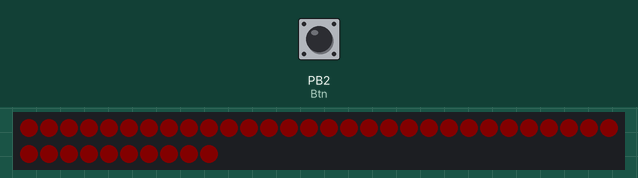
Bench run of a program on a simulated ATtiny85, built with avr-gcc and emulated at 16 MHz. On the bench: 40 RGB LEDs in strip order, left to right, continuing on the next row. Wiring (inferred from the names in the program): WS2812 LEDs: data PB1. The test bench sets the inputs (shaded band); at power-on: PB2 (Btn) HIGH. Dim RGB values are drawn brighter than linear; random numbers use the default seed unless the program sets one; EEPROM starts erased.

Above: at 1.2 s.
1.3 s: PB2 (Btn) pulled LOW for 0.15 s
4.4 s: PB2 (Btn) pulled LOW for 1 s
At 4.52 s:
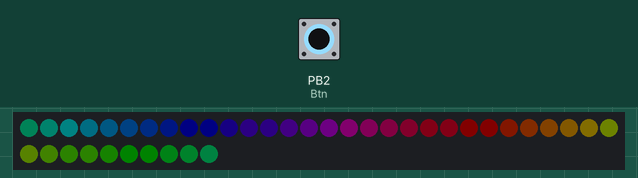
8.4 s: PB2 (Btn) pulled LOW for 0.15 s
At 8.53 s:
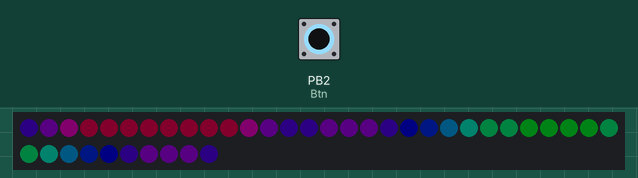
At 9.0 s:
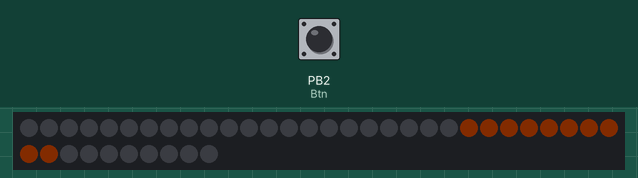
Timing chart, 0 to 11.4 s (numbered marks = the images above; inputs shaded):
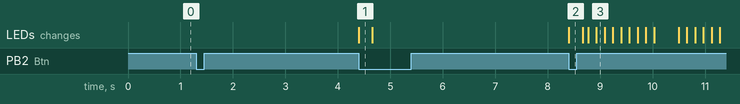

The program:

main.cpp
```cpp
/*
 * Attiny85_WS2812B.cpp
 *
 * Created: 3/14/2019 19:10:20
 * Author : Reed
 * This example is configured for a Attiny85 at 16MHz
 * Fuses burned to 0xF1, 0xD7, 0xFE. Phase Lock Loop Clock, 64ms startup / reset.
 * Fuses above need to be updated...
 */

#define F_CPU 16000000UL
#include <util/delay.h>
#include <avr/io.h>
#include <stdlib.h>
#include <avr/interrupt.h>
#include "light_ws2812.h"
#include "light_ws2812.c"


#define MAXPIX 40 //Amount of LEDs
#define HUELISTLENGTH 9 //length of uint8_t colorHueList[]

static uint8_t colorIndex = 0;
uint8_t colorHueList[] = {0, 21, 42, 85, 128, 171, 213, 234, 255}; //Specific Hue value used in colorList
cHSV colorList[HUELISTLENGTH];

cHSV leds_next[MAXPIX]; //HSV Color space. Will be converted to RGB before being output.
cRGB leds_out[MAXPIX]; //Create memory space for bytes that get written to WS2812B.
//cHSV last_leds[MAXPIX]; //This was created to fix a bug... Waste of 120 bytes...

uint8_t brightnessIndex = 0;
uint8_t brightnessList[] = {40, 30, 20, 10, 5, 2, 1};
uint8_t BRIGHTNESS_DEVISOR = 0; //inverse of brightness

uint8_t mode = 0;
uint8_t coolDown = 0;

uint8_t zoneMap[] = {6,7,8,9,9,9,9,9,9,9,9,8,7,6,6,7,7,7,6,5,4,3,2,1,1,0,0,0,0,1,1,2,3,4,5,6,7,7,7,6};
cHSV zoneColor[10];

uint8_t randSaturation, randHue, randBrightness, randPosition;
cHSV inceasingHue, tempColor, tempHSV;
cRGB tempRGB;

uint8_t k = 0; //Control selection
uint8_t bottom2top_ZonePattern[] = {0,1,2,3,4,5,6,7,8,9,9,9,8,7,6,5,4,3,2,1};
uint8_t m = 0; //used
uint8_t c = 0; //used in mode 3
uint8_t d = 0; //used in mode 3


void write_WS2812B_data(cHSV *HSVColorData){
	cHSV tempData;
	for(uint8_t i = 0; i < MAXPIX; i++)
	{
		tempData = HSVColorData[i];
		tempData.v /= BRIGHTNESS_DEVISOR;

		leds_out[i] = HSV2RGB(tempData);
	}
	ws2812_sendarray((uint8_t *)leds_out,MAXPIX*3);
}

void setup_Hue_Table(void){
	for(uint8_t i = 0; i < HUELISTLENGTH; i++)
	{
		colorList[i].h = colorHueList[i];
		colorList[i].s = 255;
		colorList[i].v = 255;
	}
	colorList[8].s = 0;
	for (uint8_t i = 0; i < 10; i++)
	{
		zoneColor[i].s = 255;
		zoneColor[i].v = 255;
	}

}

void EEPROM_write(uint8_t uiAddress, uint8_t ucData) //Stolen from https://stackoverflow.com/questions/4412111/avr-eeprom-read-write
{
	while(EECR & (1<<EEPE));    /* Wait for completion of previous write */
	EEARH = 0x00;
	EEARL = uiAddress;
	EEDR = ucData;
	cli();
	EECR |= (1<<EEMPE);     /* Write logical one to EEMPE */
	EECR |= (1<<EEPE);      /* Start eeprom write by setting EEPE */
	sei();
}
unsigned char EEPROM_read(uint8_t uiAddress) //Stolen from https://stackoverflow.com/questions/4412111/avr-eeprom-read-write
{
	while(EECR & (1<<EEPE)); /* Wait for completion of previous write */

	EEARH = (uiAddress>>8);  /* Set up address register */
	EEARL = uiAddress;

	EECR |= (1<<EERE);       /* Start eeprom read by writing EERE */

	return EEDR;             /* Return data from Data Register */
}

//Button Press Interrupt
ISR(PCINT0_vect)
{

	if (coolDown == 0)
	{
		coolDown = 50;
		if ((PINB&(1<<PB2)) == 0)
		{
			_delay_ms(250);
			if (!((PINB&(1<<PB2)) == 0))
			{
				mode++;
				if (mode > 4){ //Max mode options
					mode = 0;
				}

				EEPROM_write(0x06,mode);
			}
			else{
				if ((PINB&(1<<PB2)) == 0)
				{
					colorIndex++;
					if (colorIndex > HUELISTLENGTH)
					{
						colorIndex = 0;
					}
					EEPROM_write(0x05,colorIndex);
				}
				while ((PINB&(1<<PB2)) == 0)
				{
					_delay_us(100);
					tempHSV.h = colorHueList[colorIndex];
					tempHSV.s = 255;
					if (colorIndex == HUELISTLENGTH-1)
					{
						tempHSV.s = 0;
					}
					if (colorIndex == HUELISTLENGTH)
					{
						tempHSV.h = inceasingHue.h;
					}
					tempHSV.v = 255.0/BRIGHTNESS_DEVISOR;

					tempRGB = HSV2RGB(tempHSV);

					inceasingHue.h++;
					for (uint8_t i = 0; i<MAXPIX; i++)
					{
						leds_out[i] = tempRGB;
					}
					ws2812_sendarray((uint8_t *)leds_out,MAXPIX*3);
				}
				_delay_ms(50);
			}
		}
	}
}

void fade2Black(uint8_t fadeAmount){
	for (uint8_t i = 0; i < MAXPIX; i++)
	{
		if ((leds_next[i].v - fadeAmount)> 0)
		{
			leds_next[i].v -= fadeAmount;
		}
		else
		{
			leds_next[i].v = 0;
		}
	}
}


void mode_0(void){
	tempColor = colorList[colorIndex];
	if (colorIndex == HUELISTLENGTH)
	{
		tempColor = inceasingHue;
	}

	for (uint8_t i = 0; i <MAXPIX; i++)
	{
		leds_next[i] = tempColor;
	}

	_delay_ms(1);
	write_WS2812B_data(leds_next);
}
void mode_1(void){
	for (uint8_t i = 0; i < MAXPIX; i++){
		tempColor = inceasingHue;
		tempColor.h = tempColor.h + (6.375 * i);
		leds_next[i] = tempColor;
	}

	_delay_ms(1);
	write_WS2812B_data(leds_next);
}
void mode_2(void){
	uint8_t hueChange = 16;
	for (uint8_t i = 0; i < MAXPIX; i++){
		tempColor = inceasingHue;
		if (zoneMap[i] == 0)
		{
			tempColor.h = tempColor.h + (hueChange * 0);
		}
		else if (zoneMap[i] == 1)
		{
			tempColor.h = tempColor.h + (hueChange * 1);
		}
		else if (zoneMap[i] == 2)
		{
			tempColor.h = tempColor.h + (hueChange * 2);
		}
		else if (zoneMap[i] == 3)
		{
			tempColor.h = tempColor.h + (hueChange * 3);
		}
		else if (zoneMap[i] == 4)
		{
			tempColor.h = tempColor.h + (hueChange * 4);
		}
		else if (zoneMap[i] == 5)
		{
			tempColor.h = tempColor.h + (hueChange * 5);
		}
		else if (zoneMap[i] == 6)
		{
			tempColor.h = tempColor.h + (hueChange * 6);
		}
		else if (zoneMap[i] == 7)
		{
			tempColor.h = tempColor.h + (hueChange * 7);
		}
		else if (zoneMap[i] == 8)
		{
			tempColor.h = tempColor.h + (hueChange * 8);
		}
		else if (zoneMap[i] == 9)
		{
			tempColor.h = tempColor.h + (hueChange * 9);
		}
		leds_next[i] = tempColor;
	}


	_delay_ms(1);
	write_WS2812B_data(leds_next);
}
void mode_1and2 (void){
	if (colorIndex%2 == 0)
	{
		mode_1();
	}
	else
	{
		mode_2();
	}
}
void mode_3(void){
	if (inceasingHue.h % 15 == 0)
	{
		c++;
		if(c>19){
			c = 0;
		}
		d = bottom2top_ZonePattern[c];
	}

	tempColor = colorList[colorIndex];
	if (colorIndex == HUELISTLENGTH)
	{
		tempColor = inceasingHue;
	}


	zoneColor[1].v = 0;
	zoneColor[2].v = 0;
	zoneColor[3].v = 0;
	zoneColor[4].v = 0;
	zoneColor[5].v = 0;
	zoneColor[6].v = 0;
	zoneColor[7].v = 0;
	zoneColor[8].v = 0;
	zoneColor[9].v = 0;

	if (d == 0)
	{
		zoneColor[0] = tempColor;
	}
	else if (d == 1)
	{
		zoneColor[0] = tempColor;
		zoneColor[1] = tempColor;
	}
	else if (d == 2)
	{
		zoneColor[0] = tempColor;
		zoneColor[1] = tempColor;
		zoneColor[2] = tempColor;
	}
	else if (d == 3)
	{
		zoneColor[0] = tempColor;
		zoneColor[1] = tempColor;
		zoneColor[2] = tempColor;
		zoneColor[3] = tempColor;
	}
	else if (d == 4)
	{
		zoneColor[0] = tempColor;
		zoneColor[1] = tempColor;
		zoneColor[2] = tempColor;
		zoneColor[3] = tempColor;
		zoneColor[4] = tempColor;
	}
	else if (d == 5)
	{
		zoneColor[0] = tempColor;
		zoneColor[1] = tempColor;
		zoneColor[2] = tempColor;
		zoneColor[3] = tempColor;
		zoneColor[4] = tempColor;
		zoneColor[5] = tempColor;
	}
	else if (d == 6)
	{
		zoneColor[0] = tempColor;
		zoneColor[1] = tempColor;
		zoneColor[2] = tempColor;
		zoneColor[3] = tempColor;
		zoneColor[4] = tempColor;
		zoneColor[5] = tempColor;
		zoneColor[6] = tempColor;
	}
	else if (d == 7)
	{
		zoneColor[0] = tempColor;
		zoneColor[1] = tempColor;
		zoneColor[2] = tempColor;
		zoneColor[3] = tempColor;
		zoneColor[4] = tempColor;
		zoneColor[5] = tempColor;
		zoneColor[6] = tempColor;
		zoneColor[7] = tempColor;
	}
	else if (d == 8)
	{
		zoneColor[0] = tempColor;
		zoneColor[1] = tempColor;
		zoneColor[2] = tempColor;
		zoneColor[3] = tempColor;
		zoneColor[4] = tempColor;
		zoneColor[5] = tempColor;
		zoneColor[6] = tempColor;
		zoneColor[7] = tempColor;
		zoneColor[8] = tempColor;
	}
	else if (d == 9)
	{
		zoneColor[0] = tempColor;
		zoneColor[1] = tempColor;
		zoneColor[2] = tempColor;
		zoneColor[3] = tempColor;
		zoneColor[4] = tempColor;
		zoneColor[5] = tempColor;
		zoneColor[6] = tempColor;
		zoneColor[7] = tempColor;
		zoneColor[8] = tempColor;
		zoneColor[9] = tempColor;
	}


	for (uint8_t i = 0; i < MAXPIX; i++){
		if (zoneMap[i] == 0)
		{
			leds_next[i] = zoneColor[0];
		}
		else if (zoneMap[i] == 1)
		{
			leds_next[i] = zoneColor[1];
		}
		else if (zoneMap[i] == 2)
		{
			leds_next[i] = zoneColor[2];
		}
		else if (zoneMap[i] == 3)
		{
			leds_next[i] = zoneColor[3];
		}
		else if (zoneMap[i] == 4)
		{
			leds_next[i] = zoneColor[4];
		}
		else if (zoneMap[i] == 5)
		{
			leds_next[i] = zoneColor[5];
		}
		else if (zoneMap[i] == 6)
		{
			leds_next[i] = zoneColor[6];
		}
		else if (zoneMap[i] == 7)
		{
			leds_next[i] = zoneColor[7];
		}
		else if (zoneMap[i] == 8)
		{
			leds_next[i] = zoneColor[8];
		}
		else if (zoneMap[i] == 9)
		{
			leds_next[i] = zoneColor[9];
		}
	}
	//asm("nop");
	_delay_ms(1);
	write_WS2812B_data(leds_next);
}

//Sinelon
void mode_4(){

	if (inceasingHue.h % 5 == 0)
	{
		m++;
		if (m> MAXPIX)
		{
			m = 0;
		}
	}

	tempColor = colorList[colorIndex];
	if (colorIndex == HUELISTLENGTH)
	{
		tempColor = inceasingHue;
	}

	fade2Black(2);
	leds_next[m] = tempColor;
	write_WS2812B_data(leds_next);
}

//Confetti Pattern
void mode_5(void){
	randPosition = ((uint8_t)rand())/6.4;
	randHue = ((uint8_t)rand())>>3; //This makes the Hue random around a central color.
	uint8_t randSaturation = rand(); //This makes the whiteness/coloredness random

	m++;
	if (m >= 5)
	{
		m = 0;
	}
	fade2Black(2); //Decrement all pixels
	_delay_ms(1);
	if (m == 0)
	{
		leds_next[randPosition].h = colorHueList[colorIndex] + randHue - 16;
		leds_next[randPosition].s = randSaturation;
		leds_next[randPosition].v = 255;

		if (colorIndex == HUELISTLENGTH-1)
		{
			leds_next[randPosition].s = 0;
		}

		if (colorIndex == HUELISTLENGTH)
		{
			leds_next[randPosition].h = inceasingHue.h + randHue - 16;
			leds_next[randPosition].s = randSaturation;
			leds_next[randPosition].v = 255;
		}
	}
	//for (uint8_t i = 0; i < MAXPIX; i++)
	//{
		//last_leds[i] = leds_next[i];
	//}
	write_WS2812B_data(leds_next);
}


/*
#################### Main ##################
*/
int main(void)
{

	GIMSK |= (1<<PCIE);
	PCMSK |= (1<<PB2);
	sei();
	PORTB ^= (1<<PB2); //Btn

	brightnessIndex = EEPROM_read(0x04);
	if(brightnessIndex > 0x05){ //catch any errors in EEPROM
		brightnessIndex = 0x00;
	}

	mode = EEPROM_read(0x06); // Read mode selection from last power cycle
	if(mode > 0x08){ //catch any errors in EEPROM
		mode = 0x00;
	}
	colorIndex = EEPROM_read(0x05); // Read color index selection from last power cycle
	if(colorIndex > 0x0A){ //catch any errors in EEPROM
		colorIndex = 0x00;
	}

	if ((PINB&(1<<PB2)) == 0)
	{
		brightnessIndex++;
		if (brightnessIndex > 0x05)
		{
			brightnessIndex = 0;
		}
		EEPROM_write(0x04,brightnessIndex);
	}
	BRIGHTNESS_DEVISOR = brightnessList[brightnessIndex];

	DDRB|=_BV(ws2812_pin); //Set PB1 as Output.
	setup_Hue_Table();

	inceasingHue.h = 0;
	inceasingHue.s = 255;
	inceasingHue.v = 255;


	while(1){

		if (coolDown != 0)
		{
			coolDown--;
		}

		inceasingHue.h++;
		if (inceasingHue.h == 255)
		{
			inceasingHue.h = 0;
		}

		//Mode 0
		if (mode == 0) //Single solid color
		{
			mode_0();
		}
		//Mode 1
		if (mode == 1)
		{
			mode_1and2();
		}
		//Mode 3
		if (mode == 2)
		{
			mode_3();
		}
		//Mode 4
		if (mode == 3)
		{
			mode_4();
		}
		//Mode 5
		if (mode == 4)
		{
			mode_5();
 		}


	} //end of while(1)
	return 1;	//never reached
}//Exit main
```

light_ws2812.c
```cpp
// (licence header left out)
#include "light_ws2812.h"
#include <avr/interrupt.h>
#include <stdint.h>
#include <avr/io.h>
#include <util/delay.h>

// Setleds for standard RGB
void inline ws2812_setleds(struct cRGB *ledarray, uint16_t leds)
{
   ws2812_setleds_pin(ledarray,leds, _BV(ws2812_pin));
}

void inline ws2812_setleds_pin(struct cRGB *ledarray, uint16_t leds, uint8_t pinmask)
{
  ws2812_sendarray_mask((uint8_t*)ledarray,leds+leds+leds,pinmask);
  _delay_us(ws2812_resettime);
}

// Setleds for SK6812RGBW
void inline ws2812_setleds_rgbw(struct cRGBW *ledarray, uint16_t leds)
{
  ws2812_sendarray_mask((uint8_t*)ledarray,leds<<2,_BV(ws2812_pin));
  _delay_us(ws2812_resettime);
}

void ws2812_sendarray(uint8_t *data,uint16_t datlen)
{
  ws2812_sendarray_mask(data,datlen,_BV(ws2812_pin));
}

//Color space conversions
cRGB HSV2RGB(cHSV HSV ){
	cRGB RGB;
	int i;
	float f, p, q, t, h, s, v;

	h=(float)HSV.h;
	s=(float)HSV.s;
	v=(float)HSV.v;

	s /=255;

	//if( s == 0 ) { // achromatic (grey)
		//RGB.r = RGB.g = RGB.b = v;
		//return RGB;
	//}

	h /= 43;            // sector 0 to 5
	i = floor( h );
	f = h - i;            // factorial part of h
	p = (unsigned char)(v * ( 1 - s ));
	q = (unsigned char)(v * ( 1 - s * f ));
	t = (unsigned char)(v * ( 1 - s * ( 1 - f ) ));

	switch( i ) {
		case 0:
		RGB.r = v;
		RGB.g = t;
		RGB.b = p;
		break;
		case 1:
		RGB.r = q;
		RGB.g = v;
		RGB.b = p;
		break;
		case 2:
		RGB.r = p;
		RGB.g = v;
		RGB.b = t;
		break;
		case 3:
		RGB.r = p;
		RGB.g = q;
		RGB.b = v;
		break;
		case 4:
		RGB.r = t;
		RGB.g = p;
		RGB.b = v;
		break;
		default:        // case 5:
		RGB.r = v;
		RGB.g = p;
		RGB.b = q;
		break;
	}
	return RGB;
}


/*
  This routine writes an array of bytes with RGB values to the Dataout pin
  using the fast 800kHz clockless WS2811/2812 protocol.
*/

// Timing in ns
#define w_zeropulse   350
#define w_onepulse    900
//#define w_totalperiod 1250
#define w_totalperiod 1250

// Fixed cycles used by the inner loop
#define w_fixedlow    2
#define w_fixedhigh   4
#define w_fixedtotal  8

// Insert NOPs to match the timing, if possible
#define w_zerocycles    (((F_CPU/1000)*w_zeropulse          )/1000000)
#define w_onecycles     (((F_CPU/1000)*w_onepulse    +500000)/1000000)
#define w_totalcycles   (((F_CPU/1000)*w_totalperiod +500000)/1000000)

// w1 - nops between rising edge and falling edge - low
#define w1 (w_zerocycles-w_fixedlow)
// w2   nops between fe low and fe high
#define w2 (w_onecycles-w_fixedhigh-w1)
// w3   nops to complete loop
#define w3 (w_totalcycles-w_fixedtotal-w1-w2)

#if w1>0
  #define w1_nops w1
#else
  #define w1_nops  0
#endif

// The only critical timing parameter is the minimum pulse length of the "0"
// Warn or throw error if this timing can not be met with current F_CPU settings.
#define w_lowtime ((w1_nops+w_fixedlow)*1000000)/(F_CPU/1000)
#if w_lowtime>550
   #error "Light_ws2812: Sorry, the clock speed is too low. Did you set F_CPU correctly?"
#elif w_lowtime>450
   #warning "Light_ws2812: The timing is critical and may only work on WS2812B, not on WS2812(S)."
   #warning "Please consider a higher clockspeed, if possible"
#endif

#if w2>0
#define w2_nops w2
#else
#define w2_nops  0
#endif

#if w3>0
#define w3_nops w3
#else
#define w3_nops  0
#endif

#define w_nop1  "nop      \n\t"
#define w_nop2  "rjmp .+0 \n\t"
#define w_nop4  w_nop2 w_nop2
#define w_nop8  w_nop4 w_nop4
#define w_nop16 w_nop8 w_nop8

void inline ws2812_sendarray_mask(uint8_t *data,uint16_t datlen,uint8_t maskhi)
{
  uint8_t curbyte,ctr,masklo;
  uint8_t sreg_prev;

  ws2812_DDRREG |= maskhi; // Enable output

  masklo	=~maskhi&ws2812_PORTREG;
  maskhi |=        ws2812_PORTREG;

  sreg_prev=SREG;
  cli();

  while (datlen--) {
    curbyte=*data++;

    asm volatile(
    "       ldi   %0,8  \n\t"
    "loop%=:            \n\t"
    "       out   %2,%3 \n\t"    //  '1' [01] '0' [01] - re
#if (w1_nops&1)
w_nop1
#endif
#if (w1_nops&2)
w_nop2
#endif
#if (w1_nops&4)
w_nop4
#endif
#if (w1_nops&8)
w_nop8
#endif
#if (w1_nops&16)
w_nop16
#endif
    "       sbrs  %1,7  \n\t"    //  '1' [03] '0' [02]
    "       out   %2,%4 \n\t"    //  '1' [--] '0' [03] - fe-low
    "       lsl   %1    \n\t"    //  '1' [04] '0' [04]
#if (w2_nops&1)
  w_nop1
#endif
#if (w2_nops&2)
  w_nop2
#endif
#if (w2_nops&4)
  w_nop4
#endif
#if (w2_nops&8)
  w_nop8
#endif
#if (w2_nops&16)
  w_nop16
#endif
    "       out   %2,%4 \n\t"    //  '1' [+1] '0' [+1] - fe-high
#if (w3_nops&1)
w_nop1
#endif
#if (w3_nops&2)
w_nop2
#endif
#if (w3_nops&4)
w_nop4
#endif
#if (w3_nops&8)
w_nop8
#endif
#if (w3_nops&16)
w_nop16
#endif

    "       dec   %0    \n\t"    //  '1' [+2] '0' [+2]
    "       brne  loop%=\n\t"    //  '1' [+3] '0' [+4]
    :	"=&d" (ctr)
    :	"r" (curbyte), "I" (_SFR_IO_ADDR(ws2812_PORTREG)), "r" (maskhi), "r" (masklo)
    );
  }

  SREG=sreg_prev;
}
```

Source omitted: light_ws2812.h (2870 bytes)

Measured:
- after the input at 1.3 s, every drawn part: stays the same
